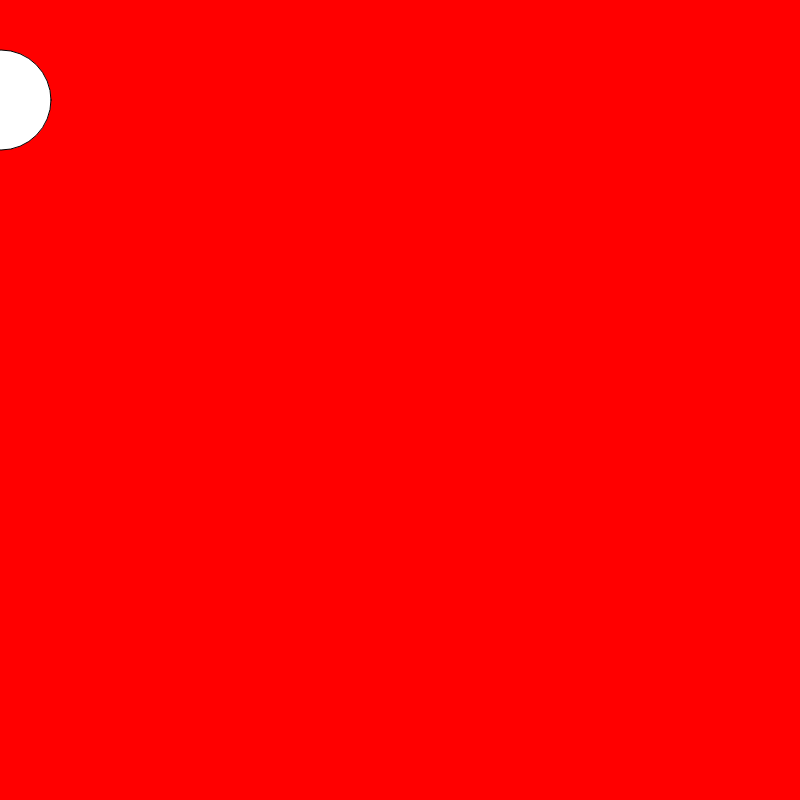
Frame 1 (no input)
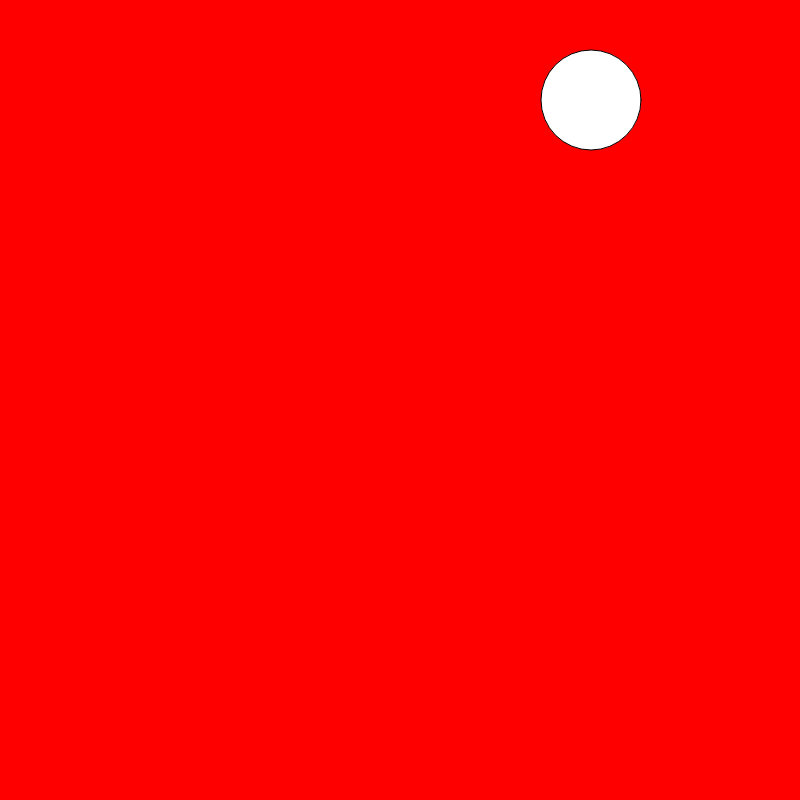
Frame 60 (no input)
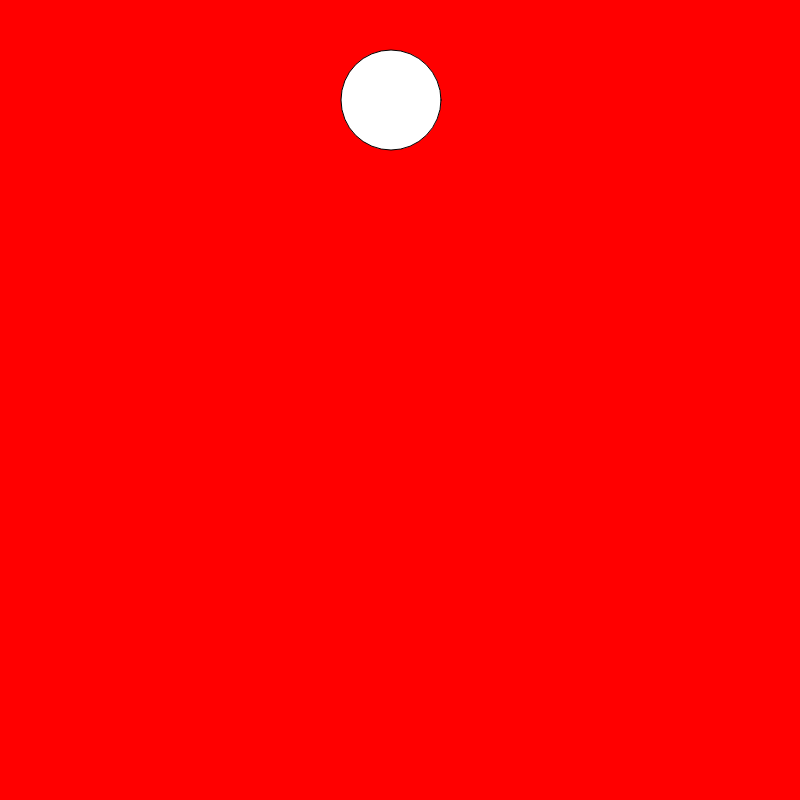
Frame 120 (the mouse pressed at the canvas centre since frame 60)

The p5.js sketch that drew these frames (run headless with seeded random() and noise() and a simulated clock; from frame 60 on, the mouse is pressed at the canvas centre):

// p5.js sketch
// ── sketch.js
var x = 1;
function setup() {
  createCanvas(800, 800);
  // put setup code here
}

function draw() {
  background('red');
  ellipse(x, 100, 100, 100);
//  x = x + 10 ;
 x = (x + 10) % width;
  //or...[if (x > width){
    //x = -300}]

  // put drawing code here
}
